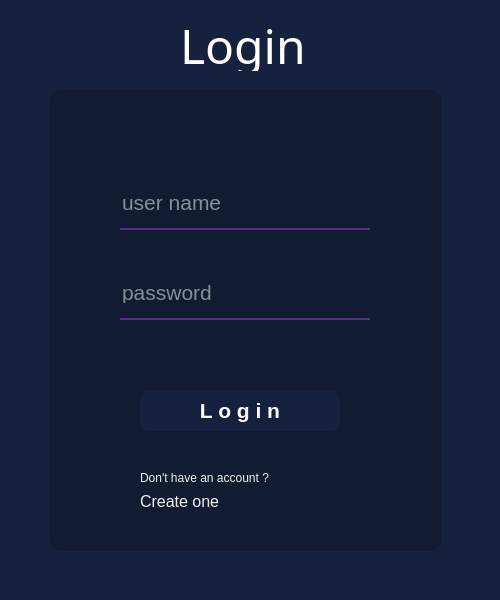
<?xml version="1.0" encoding="UTF-8"?>
<ui version="4.0">
 <class>MainWindow</class>
 <widget class="QMainWindow" name="MainWindow">
  <property name="geometry">
   <rect>
    <x>0</x>
    <y>0</y>
    <width>500</width>
    <height>600</height>
   </rect>
  </property>
  <property name="windowTitle">
   <string>MainWindow</string>
  </property>
  <property name="styleSheet">
   <string notr="true">background-color:#16213E;</string>
  </property>
  <widget class="QWidget" name="centralwidget">
   <widget class="QLabel" name="label">
    <property name="geometry">
     <rect>
      <x>180</x>
      <y>20</y>
      <width>131</width>
      <height>51</height>
     </rect>
    </property>
    <property name="font">
     <font>
      <family>Kristen ITC</family>
      <pointsize>36</pointsize>
     </font>
    </property>
    <property name="styleSheet">
     <string notr="true">color:white;</string>
    </property>
    <property name="text">
     <string>Login</string>
    </property>
   </widget>
   <widget class="QLabel" name="label_2">
    <property name="geometry">
     <rect>
      <x>50</x>
      <y>90</y>
      <width>391</width>
      <height>461</height>
     </rect>
    </property>
    <property name="styleSheet">
     <string notr="true">background-color:rgba(0,0,0,50);
border-radius:10px;</string>
    </property>
    <property name="text">
     <string/>
    </property>
   </widget>
   <widget class="QLineEdit" name="userNameField">
    <property name="geometry">
     <rect>
      <x>120</x>
      <y>190</y>
      <width>250</width>
      <height>40</height>
     </rect>
    </property>
    <property name="font">
     <font>
      <pointsize>16</pointsize>
     </font>
    </property>
    <property name="styleSheet">
     <string notr="true">background-color:rgba(0,0,0,0);
border:none;
border-bottom:2px solid #533483;
color:white;
padding-left:0px;
padding-bottom:15px;</string>
    </property>
    <property name="placeholderText">
     <string>user name</string>
    </property>
   </widget>
   <widget class="QLineEdit" name="passwordField">
    <property name="geometry">
     <rect>
      <x>120</x>
      <y>280</y>
      <width>250</width>
      <height>40</height>
     </rect>
    </property>
    <property name="font">
     <font>
      <pointsize>16</pointsize>
     </font>
    </property>
    <property name="styleSheet">
     <string notr="true">background-color:rgba(0,0,0,0);
border:none;
border-bottom:2px solid #533483;
color:white;
padding-left:0px;
padding-bottom:15px;</string>
    </property>
    <property name="placeholderText">
     <string>password</string>
    </property>
   </widget>
   <widget class="QPushButton" name="loginBtn">
    <property name="geometry">
     <rect>
      <x>140</x>
      <y>390</y>
      <width>200</width>
      <height>41</height>
     </rect>
    </property>
    <property name="font">
     <font>
      <pointsize>16</pointsize>
      <weight>75</weight>
      <italic>false</italic>
      <bold>true</bold>
     </font>
    </property>
    <property name="styleSheet">
     <string notr="true">QPushButton#loginBtn{


color:white;

border-radius:10px;
}

QPushButton#loginBtn:hover{
color:white;
border:2px solid #E94560;
border-radius:10px;
}

QPushButton#loginBtn:pressed{
padding-left:5px;
padding-top:5px;
border-radius:10px;
}</string>
    </property>
    <property name="text">
     <string>L o g i n</string>
    </property>
   </widget>
   <widget class="QLabel" name="label_3">
    <property name="geometry">
     <rect>
      <x>140</x>
      <y>470</y>
      <width>151</width>
      <height>16</height>
     </rect>
    </property>
    <property name="styleSheet">
     <string notr="true">color:#f0f0f0;
background-color:none;</string>
    </property>
    <property name="text">
     <string>Don't have an account ?</string>
    </property>
   </widget>
   <widget class="QPushButton" name="createOneBtn">
    <property name="geometry">
     <rect>
      <x>140</x>
      <y>490</y>
      <width>91</width>
      <height>23</height>
     </rect>
    </property>
    <property name="font">
     <font>
      <pointsize>12</pointsize>
      <weight>50</weight>
      <bold>false</bold>
     </font>
    </property>
    <property name="styleSheet">
     <string notr="true">QPushButton#createOneBtn{
text-align:left;

background-color:none;
border:none;
color:#f0f0f0;
}

QPushButton#createOneBtn:hover{
color:white;
font-weight:800;
}

QPushButton#createOneBtn:pressed{

padding-left:5px;
padding-top:5px;
color:white;
font-weight:800;
}

</string>
    </property>
    <property name="text">
     <string>Create one</string>
    </property>
   </widget>
  </widget>
  <widget class="QMenuBar" name="menubar">
   <property name="geometry">
    <rect>
     <x>0</x>
     <y>0</y>
     <width>500</width>
     <height>21</height>
    </rect>
   </property>
  </widget>
  <widget class="QStatusBar" name="statusbar"/>
 </widget>
 <resources>
  <include location="../res.qrc"/>
 </resources>
 <connections/>
</ui>
